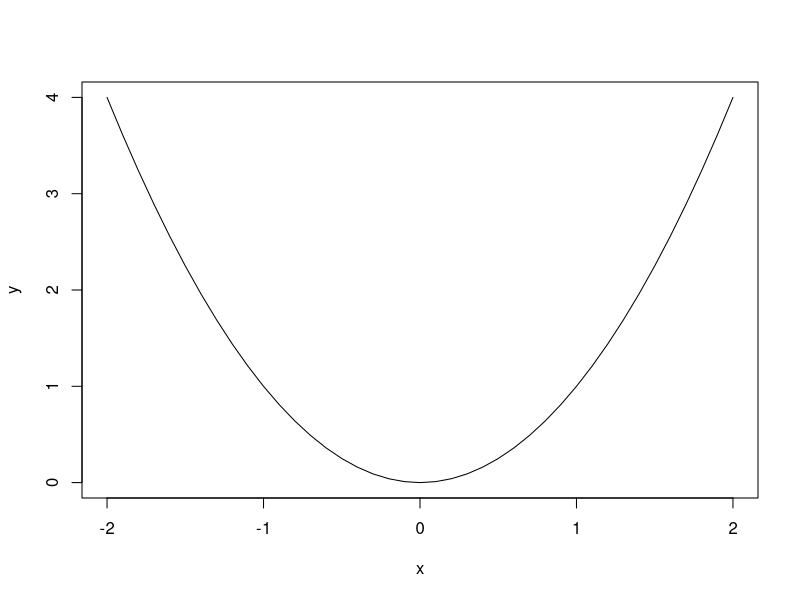
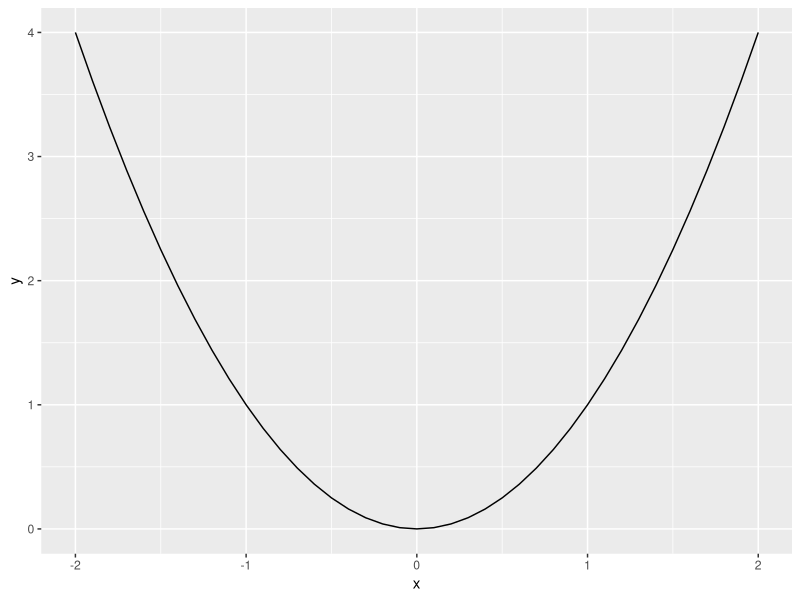
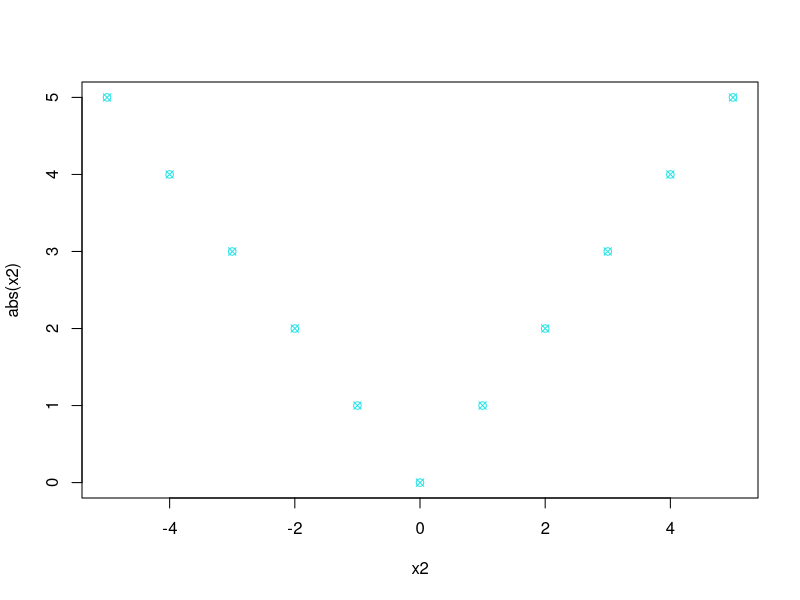
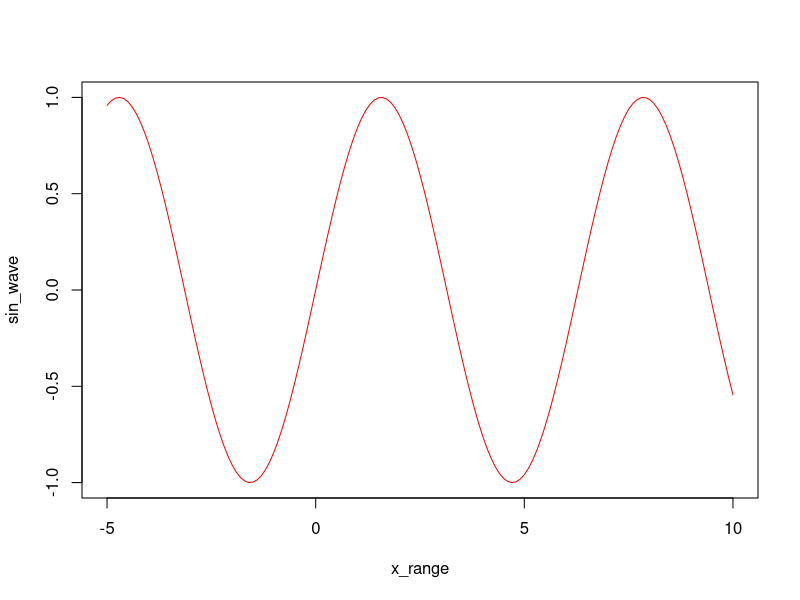

These charts were generated, in order, by the following R code:
## ---- chunk 1
knitr::opts_chunk$set(echo = TRUE)
library(ggplot2)
## ---- chunk 2
dogs <- c("dachshund", "lab", "pug")
degrees <- seq(0, 360)
## ---- chunk 3
dogs
degrees
## ---- chunk 4
# using c() to make vectors! 

# A vector of strings
dogs <- c("dachshund", "lab", "pug")
dogs


# A vector of numbers
numbers <- c(1, 2, 3, 4, 5)
numbers

# A vector of.... ? 
what <- c(0.4, 3L, "apple", T)
what
typeof(what)
## ---- chunk 5
# Finding the length of the vector dogs
length(dogs)
## ---- chunk 6
# Using seq() to make a vector of numbers
die_rolls <- seq(1, 6) 
die_rolls

# You can use a third argument to set the skip size
odds <- seq(1, 13, by = 2)
odds

# Or a *different* third argument to set the length
seven_length <- seq(1,47, length.out = 7)
seven_length # Note that this gives non-integers! 
## ---- chunk 7
# This is the same vector as above 
die_rolls <- 1:6
## ---- chunk 8
# repeat 3, 4 times
four_threes <- rep(3, 4)
four_threes
## ---- chunk 9
degrees <- 0:360
degrees
## ---- chunk 10
# you tell the sample function what set to sample from, how many times to sample
    # then whether or not to replace once you've sampled
sample(degrees, 3, replace = F) # sample 10 times from 1 to 6

# you can also tell sample what probability each of the elements has of being sampled
# so if I wanted to sample flipping a coin that has a 75% probability of getting heads... 
sample(x = c("T", "H"), size = 10, replace = T, prob = c(0.25, 0.75)) # each element of prob lines up with the same element of the sample set

# a fair sample
sample(c("H", "T"), 10, replace = T)
## ---- chunk 11
die_rolls <- 6:1
die_probs <- c(rep(.25,5), .4)
die_probs
cbind(die_rolls,die_probs)
table(sample(die_rolls, 100, replace = T, prob = die_probs))
## ---- chunk 12
v1 <- c(1, 2, 3)
v2 <- c(4, 6, 8)

v1 + v2
v1 - v2
v1 * v2
v1 / v2
## ---- chunk 13
dogs_squared <- paste(dogs, 1:8, sep = " ")
dogs_squared
## ---- chunk 14
# make new vectors
v1 <- rep(0,9) # a vector of 0's of length 9
v1
v2 <- 1:5 # a vector from 1 to 5
v2

vec <- v1 + v2 # adding them together
vec
## ---- chunk 15
is.vector(3)
length(3)
## ---- chunk 16
v1 <- 1:4
v1 + 1
v1 * 2
## ---- chunk 17
n <- 10:49
## ---- chunk 18
length(n)
## ---- chunk 19
n+1
## ---- chunk 20
m <- seq(10,1)
m <- 10:1
## ---- chunk 21
x <- -5:5
x
abs(x)
## ---- chunk 22
nchar(dogs)
## ---- chunk 23
x <- seq(-2, 2, by = 0.1) # a vector from -2 to 2
y <- x^2                 # every element of x is squared

# a basic plot of the points, type = "l" tells R to make it a line graph
plot(x, y, type = "l")
# a more complicated, but nicer looking plot of the curve
ggplot(data = data.frame(x, y), aes(x = x, y = y)) + geom_line()

x2 <- -5:5
plot(x2, abs(x2), pch = 13, col = 5)
## ---- chunk 24
x_range <- seq(-5,10, by=0.1)
## ---- chunk 25
sin_wave <- sin(x_range)
## ---- chunk 26
plot(x_range,sin_wave,type="l", col="red")

## ---- chunk 27
dogs[2] # this accesses the second element of the vector dogs
## ---- chunk 28
last_index <- length(dogs) # the length is the same as the index of the last element

dogs[last_index] # using this variable accesses the last one

## ---- chunk 29
dogs[5]
## ---- chunk 30
dogs_not_labs <- dogs[-2]
dogs_not_labs
## ---- chunk 31
# the index is a vector of the numbers 2 and 3, pulling out the 2nd and 3rd elements
dogs[2:3] 

# this index is a vector of the numbers 1 and 3, pulling out the 1st and 3rd elements
dogs[c(1,3)]
## ---- chunk 32
first_nums <- 40:50
## ---- chunk 33
next_nums <- seq(51,60)
## ---- chunk 34
combine <- c(first_nums,next_nums)
combine
## ---- chunk 35
combine[7]
## ---- chunk 36
combine[5:8]
## ---- chunk 37
first_three <- combine[1:3]
last <- length(combine)
last_three <- combine[(last-2):last]
c(first_three,last_three)
## ---- chunk 38

## ---- chunk 39
# our previous vector of three dog types
dogs 

# a filter vector of Boolean values, T F F 
are_best <- c(TRUE, FALSE, FALSE)

# index by that filter, get back the best dog. 
dogs[are_best]
## ---- chunk 40
# a vector of grades
grades <- c(99,  77, 100,  91,  87,  72,  82,  94,  81)

# a filter for grades that would make an a
a_grades <- grades >= 90

# Use my filter vector to get back the A's
grades[a_grades]
## ---- chunk 41
# returns the grades where grades are greater than 90:
grades[grades >= 90]
## ---- chunk 42
# compute the length of the returned selected elements
length(grades[grades >= 90])
## ---- chunk 43
not_lab <- dogs != "lab"  # creates a logical vector for NOT equal to lab.
dogs_not_labs <- dogs[not_lab]
dogs_not_labs
## ---- chunk 44
# change the second element from "lab" to "yellow lab"
dogs[2] <- "yellow lab"
dogs
## ---- chunk 45
# the c() function can work with multiple vectors, so it can work with scalars too
# appending two more dog types to our vector
dogs <- c(dogs,"chocolate lab", "poodle")
dogs

dogs <- c(dogs,"chocolate lab", "poodle")
dogs
## ---- chunk 46
grades

# we filter to the grades greater than 90, and then replace those with a 100
grades[grades >= 90] <- 100
grades
## ---- chunk 47
# Missing data is often represented by `NA`
data_missing <- c(1.892, 0.638, NA, 0.917, 1.884, 0.894, 0.830, 1.174, NA, 2.066, 0.980, 2.590)
data_missing

# we can find the missing data by a conditional function that looks for NA: 
is.na(data_missing)

# we can use the opposite of this (with !) to filter for the non-missing
data_missing[!is.na(data_missing)]

# save this as our new data: 
data <- data_missing[!is.na(data_missing)]
data

## OR 
# now I can just remove them by setting equal to 0
data_missing[is.na(data_missing)] <- 0
data_missing
